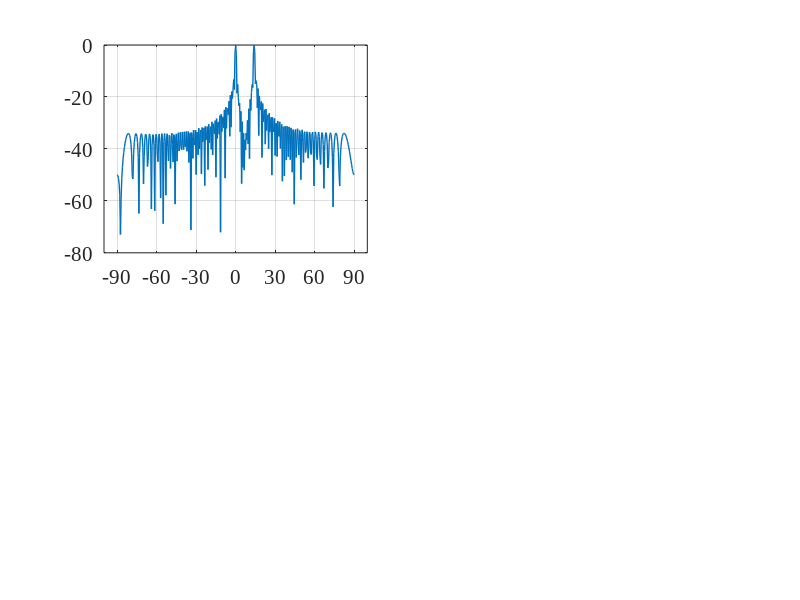

Here is the MATLAB script that generated this plot: (Note: this script raises an error after producing the figure.)
close all   % close all windows
clear       % clear workspace
clc         % clear command window
f=300e6;    %carrier frequency (Hz)
n=100;       %number of array elements
l=0.04*3e8/f;    %wave length (m)
sa=361;     %sampling
d=l/2;
p=0:d:d*(n-1);
angle=[-90,90];
angle_m=[0 14 
         -14 0 
         0 14
          -14 0];
Rat=[sqrt(4.8388 ) sqrt(5.1612) 
    sqrt( 5.1616) sqrt(4.8384) 
    sqrt(4.836) sqrt(5.164) 
    sqrt(5.1640) sqrt( 4.8360)]'; %ratio
s_m=size(angle_m,2);
theta_list = linspace(angle(1, 1), angle(1, 2), 361);
steering_matrixe=exp(-1j*p'*2*pi/l*sin(theta_list*pi/180));
for i=1:4
    m_steering(:,:,i)=exp(-1j*p'*2*pi/l*sin(angle_m(i,:)*pi/180));
    R=[m_steering(:,:,i)] * [m_steering(:,:,i)]';
    RRR=det(R);
    R_inv = pinv(R);
    C=[m_steering(:,:,i)];
    w(:,i)=R_inv*C/(C'*R_inv*C)*Rat(:,i);
end

for it = 1:sa
      a = steering_matrixe(:, it);
      bp1(1, it) = abs(w(:,1)' * a);
      bp2(1, it) = abs(w(:,2)' * a);
      bp3(1, it) = abs(w(:,3)' * a);
      bp4(1, it) = abs(w(:,4)' * a);
end
  % Normalize.
bp1 = 20 * log10(bp1 / max(bp1));
bp2 = 20 * log10(bp2 / max(bp2));
bp3 = 20 * log10(bp3 / max(bp3));
bp4 = 20 * log10(bp4 / max(bp4));

for i = 1:s_m
    gain_m1(1,i) = abs(w(:,1)' * (m_steering(:,i,1)*m_steering(:,i,1)')* w(:,1)) / abs(w(:,1)'*w(:,1));
end

for i = 1:s_m
     gain_m2(1,i) = abs(w(:,2)' * (m_steering(:,i,2)*m_steering(:,i,2)')* w(:,2)) / abs(w(:,2)'*w(:,2));
end

for i = 1:s_m
     gain_m3(1,i) = abs(w(:,3)' * (m_steering(:,i,3)*m_steering(:,i,3)')* w(:,3)) / abs(w(:,3)'*w(:,3));
end

for i = 1:s_m
     gain_m4(1,i) = abs(w(:,4)' * (m_steering(:,i,4)*m_steering(:,i,4)')* w(:,4)) / abs(w(:,4)'*w(:,4));
end
gain=[gain_m1;gain_m2;gain_m3;gain_m4];


%%%%%画图
figure('position',[150,100,1000,750])%确定图片的位置和大小，[x y width height]

subplot(2,2,1);
plot(theta_list,bp1,'LineWidth',1);
grid on;
hold on;
delta = (angle(1, 2) - angle(1, 1)) / 6;
set(gca, 'xlim',[angle(1,1)-10, angle(1, 2)+10],'FontSize',15,'FontName','Times New Roman');
set(gca, 'xtick',angle(1, 1):delta: angle(1, 2),'FontSize',15,'FontName','Times New Roman'); 
%%%坐标
    DB11=bp1(angle_m(1,1)/0.5+181);
    DB11=roundn(DB11,-2); 
    plot(angle_m(1,1),DB11,'r*')
    text(angle_m(1,1)-10,DB11+4,[num2str(DB11)],'FontSize',10,'FontName','Times New Roman')

    DB12=bp1(angle_m(1,2)/0.5+181);
    DB12=roundn(DB12,-2); 
    plot(angle_m(1,2),DB12,'r*')
    text(angle_m(1,2)-2,DB12+4,[num2str(DB12)],'FontSize',10,'FontName','Times New Roman')

xlabel({'\fontname{宋体}\fontsize{20}方位角 (°)','\fontname{Times New Roman}\fontsize{20}(a)'});
ylabel('\fontname{宋体}\fontsize{20} 波束图 (dB)');
set(gca, 'YLim', [-80,7],'FontSize',19,'FontName','Times New Roman');


subplot(2,2,2);
plot(theta_list,bp2,'LineWidth',1);
grid on;
hold on;
delta = (angle(1, 2) - angle(1, 1)) / 6;
set(gca, 'xlim',[angle(1,1)-10, angle(1, 2)+10],'FontSize',15,'FontName','Times New Roman');
set(gca, 'xtick',angle(1, 1):delta: angle(1, 2),'FontSize',15,'FontName','Times New Roman');  

    DB21=bp2(angle_m(2,1)/0.5+181);
    DB21=roundn(DB21,-2); 
    plot(angle_m(2,1),DB21,'r*')
    text(angle_m(2,1)-2,DB21+4,[num2str(DB21)],'FontSize',10,'FontName','Times New Roman')

    DB22=bp2(angle_m(2,2)/0.5+181);
    DB22=roundn(DB22,-2); 
    plot(angle_m(2,2),DB22,'r*')
    text(angle_m(2,2)-5,DB22+4,[num2str(DB22)],'FontSize',10,'FontName','Times New Roman')

xlabel({'\fontname{宋体}\fontsize{20}方位角 (°)','\fontname{Times New Roman}\fontsize{20}(b)'});
ylabel('\fontname{宋体}\fontsize{20} 波束图 (dB)');
set(gca, 'YLim', [-80,7],'FontSize',19,'FontName','Times New Roman');


subplot(2,2,3);
plot(theta_list,bp3,'LineWidth',1);
grid on;
hold on;
delta = (angle(1, 2) - angle(1, 1)) / 6;
set(gca, 'xlim',[angle(1,1)-10, angle(1, 2)+10],'FontSize',15,'FontName','Times New Roman');
set(gca, 'xtick',angle(1, 1):delta: angle(1, 2),'FontSize',15,'FontName','Times New Roman');    

    DB31=bp3(angle_m(3,1)/0.5+181);
    DB31=roundn(DB31,-2); 
    plot(angle_m(3,1),DB31,'r*')
    text(angle_m(3,1)-10,DB31+4,[num2str(DB31)],'FontSize',10,'FontName','Times New Roman')

    DB32=bp3(angle_m(3,2)/0.5+181);
    DB32=roundn(DB32,-2); 
    plot(angle_m(3,2),DB32,'r*')
    text(angle_m(3,2)-2,DB32+4,[num2str(DB32)],'FontSize',10,'FontName','Times New Roman')

xlabel({'\fontname{宋体}\fontsize{20}方位角 (°)','\fontname{Times New Roman}\fontsize{20}(c)'});
ylabel('\fontname{宋体}\fontsize{20} 波束图 (dB)');
set(gca, 'YLim', [-80,7],'FontSize',19,'FontName','Times New Roman');


subplot(2,2,4);
plot(theta_list,bp4,'LineWidth',1);
grid on;
hold on;
delta = (angle(1, 2) - angle(1, 1)) / 6;
set(gca, 'xlim',[angle(1,1)-10, angle(1, 2)+10],'FontSize',15,'FontName','Times New Roman');
set(gca, 'xtick',angle(1, 1):delta: angle(1, 2),'FontSize',15,'FontName','Times New Roman');   

    DB41=bp4(angle_m(4,1)/0.5+181);
    DB41=roundn(DB41,-2); 
    plot(angle_m(4,1),DB41,'r*')
    text(angle_m(4,1)-3,DB41+4,[num2str(DB41)],'FontSize',10,'FontName','Times New Roman')

    DB42=bp4(angle_m(4,2)/0.5+181);
    DB42=roundn(DB42,-2); 
    plot(angle_m(4,2),DB42,'r*')
    text(angle_m(4,2)-8,DB42+4,[num2str(DB42)],'FontSize',10,'FontName','Times New Roman')

xlabel({'\fontname{宋体}\fontsize{20}方位角 (°)','\fontname{Times New Roman}\fontsize{20}(d)'});
ylabel('\fontname{宋体}\fontsize{20} 波束图 (dB)');
set(gca, 'YLim', [-80,7],'FontSize',19,'FontName','Times New Roman');

  %   saveas(gcf,['4boshu2','.emf']);
%print('-depsc','fig5.eps');
